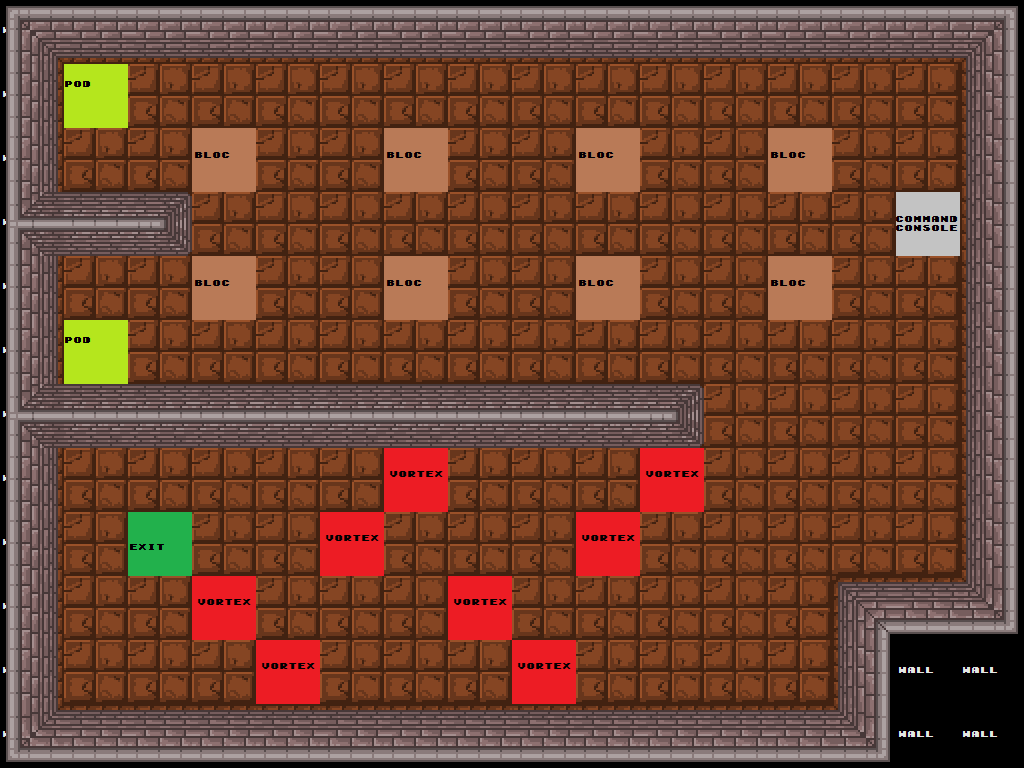

A level layout from a 2D game, rendered from its tile map. Below: a short description, then the map file with tile-grid data replaced by summaries:
An orthogonal 16x12 tile map with 64x64 px tiles, 5 tile layers (Tiles, Objects, Links, blocs, ...), 3 tilesets.

<map version="1.0" orientation="orthogonal" width="16" height="12" tilewidth="64" tileheight="64">
 <tileset firstgid="1" name="typeOfCase" tilewidth="64" tileheight="64">
  <image source="../typeOfCase.png" width="1152" height="64" />
  <tile id="9">
   <properties>
    <property name="id" value="&quot;porte_1&quot;" />
   </properties>
  </tile>
 </tileset>
 <tileset firstgid="19" name="links" tilewidth="64" tileheight="64">
  <image source="../links.png" width="640" height="64" />
 </tileset>
 <tileset firstgid="29" name="graphs" tilewidth="64" tileheight="64">
  <image source="../../pixel/walls_64.png" width="832" height="192" />
 </tileset>
 <layer name="Tiles" width="16" height="12" opacity="0.9">
  <data>[192 cells, 192 non-empty, 2 distinct tile ids]</data>
 </layer>
 <layer name="Objects" width="16" height="12">
  <properties>
   <property name="" value="" />
  </properties>
  <data>[192 cells, 12 non-empty, 4 distinct tile ids]</data>
 </layer>
 <layer name="Links" width="16" height="12">
  <data>[192 cells, 0 non-empty, 0 distinct tile ids]</data>
 </layer>
 <layer name="blocs" width="16" height="12">
  <data>[192 cells, 8 non-empty, 1 distinct tile ids]</data>
 </layer>
 <layer name="Render" width="16" height="12">
  <data>[192 cells, 168 non-empty, 13 distinct tile ids]</data>
 </layer>
</map>
